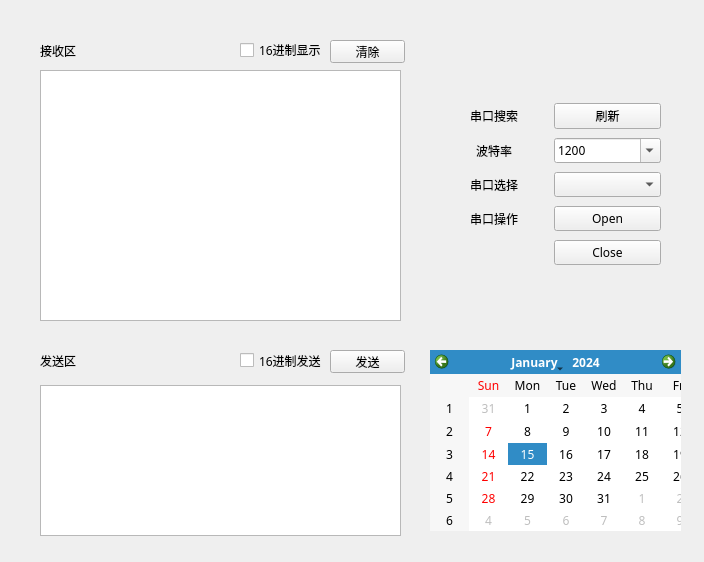
<?xml version="1.0" encoding="UTF-8"?>
<ui version="4.0">
 <class>Form</class>
 <widget class="QWidget" name="Form">
  <property name="windowModality">
   <enum>Qt::NonModal</enum>
  </property>
  <property name="geometry">
   <rect>
    <x>0</x>
    <y>0</y>
    <width>704</width>
    <height>562</height>
   </rect>
  </property>
  <property name="font">
   <font>
    <family>微软雅黑</family>
    <pointsize>9</pointsize>
    <weight>50</weight>
    <bold>false</bold>
   </font>
  </property>
  <property name="cursor">
   <cursorShape>PointingHandCursor</cursorShape>
  </property>
  <property name="mouseTracking">
   <bool>false</bool>
  </property>
  <property name="windowTitle">
   <string>Form</string>
  </property>
  <widget class="QLabel" name="label">
   <property name="geometry">
    <rect>
     <x>40</x>
     <y>40</y>
     <width>71</width>
     <height>21</height>
    </rect>
   </property>
   <property name="text">
    <string>接收区</string>
   </property>
  </widget>
  <widget class="QLabel" name="label_2">
   <property name="geometry">
    <rect>
     <x>40</x>
     <y>355</y>
     <width>54</width>
     <height>12</height>
    </rect>
   </property>
   <property name="text">
    <string>发送区</string>
   </property>
   <property name="textFormat">
    <enum>Qt::AutoText</enum>
   </property>
  </widget>
  <widget class="QPushButton" name="Send_Button">
   <property name="geometry">
    <rect>
     <x>330</x>
     <y>350</y>
     <width>75</width>
     <height>23</height>
    </rect>
   </property>
   <property name="text">
    <string>发送</string>
   </property>
  </widget>
  <widget class="QPushButton" name="ClearButton">
   <property name="geometry">
    <rect>
     <x>330</x>
     <y>40</y>
     <width>75</width>
     <height>23</height>
    </rect>
   </property>
   <property name="text">
    <string>清除</string>
   </property>
  </widget>
  <widget class="QTextEdit" name="textEdit_Recive">
   <property name="geometry">
    <rect>
     <x>40</x>
     <y>70</y>
     <width>361</width>
     <height>251</height>
    </rect>
   </property>
   <property name="html">
    <string>&lt;!DOCTYPE HTML PUBLIC &quot;-//W3C//DTD HTML 4.0//EN&quot; &quot;http://www.w3.org/TR/REC-html40/strict.dtd&quot;&gt;
&lt;html&gt;&lt;head&gt;&lt;meta name=&quot;qrichtext&quot; content=&quot;1&quot; /&gt;&lt;style type=&quot;text/css&quot;&gt;
p, li { white-space: pre-wrap; }
&lt;/style&gt;&lt;/head&gt;&lt;body style=&quot; font-family:'微软雅黑'; font-size:9pt; font-weight:400; font-style:normal;&quot;&gt;
&lt;p style=&quot;-qt-paragraph-type:empty; margin-top:0px; margin-bottom:0px; margin-left:0px; margin-right:0px; -qt-block-indent:0; text-indent:0px; font-family:'SimSun';&quot;&gt;&lt;br /&gt;&lt;/p&gt;&lt;/body&gt;&lt;/html&gt;</string>
   </property>
  </widget>
  <widget class="QTextEdit" name="textEdit_Send">
   <property name="geometry">
    <rect>
     <x>40</x>
     <y>385</y>
     <width>361</width>
     <height>151</height>
    </rect>
   </property>
  </widget>
  <widget class="QWidget" name="gridLayoutWidget">
   <property name="geometry">
    <rect>
     <x>440</x>
     <y>100</y>
     <width>221</width>
     <height>171</height>
    </rect>
   </property>
   <layout class="QGridLayout" name="gridLayout">
    <item row="1" column="0">
     <widget class="QLabel" name="Com_Baud_Label">
      <property name="text">
       <string>波特率</string>
      </property>
      <property name="alignment">
       <set>Qt::AlignCenter</set>
      </property>
     </widget>
    </item>
    <item row="4" column="1">
     <widget class="QPushButton" name="Com_Close_Button">
      <property name="text">
       <string>Close</string>
      </property>
      <property name="default">
       <bool>false</bool>
      </property>
     </widget>
    </item>
    <item row="2" column="0">
     <widget class="QLabel" name="Com_Name_Label">
      <property name="text">
       <string>串口选择</string>
      </property>
      <property name="alignment">
       <set>Qt::AlignCenter</set>
      </property>
     </widget>
    </item>
    <item row="2" column="1">
     <widget class="QComboBox" name="Com_Name_Combo"/>
    </item>
    <item row="0" column="0">
     <widget class="QLabel" name="Com_Refresh_Label">
      <property name="text">
       <string>串口搜索</string>
      </property>
      <property name="alignment">
       <set>Qt::AlignCenter</set>
      </property>
     </widget>
    </item>
    <item row="0" column="1">
     <widget class="QPushButton" name="Com_Refresh_Button">
      <property name="text">
       <string>刷新</string>
      </property>
     </widget>
    </item>
    <item row="3" column="0">
     <widget class="QLabel" name="Com_State_Label">
      <property name="text">
       <string>串口操作</string>
      </property>
      <property name="alignment">
       <set>Qt::AlignCenter</set>
      </property>
     </widget>
    </item>
    <item row="1" column="1">
     <widget class="QComboBox" name="Com_Baud_Combo">
      <property name="editable">
       <bool>true</bool>
      </property>
      <property name="currentText">
       <string>1200</string>
      </property>
      <property name="duplicatesEnabled">
       <bool>false</bool>
      </property>
      <property name="modelColumn">
       <number>0</number>
      </property>
      <item>
       <property name="text">
        <string>1200</string>
       </property>
      </item>
      <item>
       <property name="text">
        <string>2400</string>
       </property>
      </item>
      <item>
       <property name="text">
        <string>4800</string>
       </property>
      </item>
      <item>
       <property name="text">
        <string>9600</string>
       </property>
      </item>
      <item>
       <property name="text">
        <string>14400</string>
       </property>
      </item>
      <item>
       <property name="text">
        <string>19200</string>
       </property>
      </item>
      <item>
       <property name="text">
        <string>38400</string>
       </property>
      </item>
      <item>
       <property name="text">
        <string>43000</string>
       </property>
      </item>
      <item>
       <property name="text">
        <string>57600</string>
       </property>
      </item>
      <item>
       <property name="text">
        <string>76800</string>
       </property>
      </item>
      <item>
       <property name="text">
        <string>115200</string>
       </property>
      </item>
      <item>
       <property name="text">
        <string>128000</string>
       </property>
      </item>
      <item>
       <property name="text">
        <string>230400</string>
       </property>
      </item>
      <item>
       <property name="text">
        <string>256000</string>
       </property>
      </item>
      <item>
       <property name="text">
        <string>460800</string>
       </property>
      </item>
      <item>
       <property name="text">
        <string>921600</string>
       </property>
      </item>
      <item>
       <property name="text">
        <string>1382400</string>
       </property>
      </item>
     </widget>
    </item>
    <item row="3" column="1">
     <widget class="QPushButton" name="Com_Open_Button">
      <property name="text">
       <string>Open</string>
      </property>
     </widget>
    </item>
    <item row="4" column="0">
     <widget class="QLabel" name="Com_isOpenOrNot_Label">
      <property name="text">
       <string/>
      </property>
      <property name="alignment">
       <set>Qt::AlignCenter</set>
      </property>
     </widget>
    </item>
   </layout>
  </widget>
  <widget class="QCheckBox" name="hexSending_checkBox">
   <property name="geometry">
    <rect>
     <x>240</x>
     <y>345</y>
     <width>91</width>
     <height>31</height>
    </rect>
   </property>
   <property name="text">
    <string>16进制发送</string>
   </property>
  </widget>
  <widget class="QCheckBox" name="hexShowing_checkBox">
   <property name="geometry">
    <rect>
     <x>240</x>
     <y>40</y>
     <width>81</width>
     <height>20</height>
    </rect>
   </property>
   <property name="text">
    <string>16进制显示</string>
   </property>
  </widget>
  <widget class="QCalendarWidget" name="calendarWidget">
   <property name="geometry">
    <rect>
     <x>430</x>
     <y>350</y>
     <width>251</width>
     <height>181</height>
    </rect>
   </property>
   <property name="firstDayOfWeek">
    <enum>Qt::Sunday</enum>
   </property>
   <property name="horizontalHeaderFormat">
    <enum>QCalendarWidget::ShortDayNames</enum>
   </property>
   <property name="verticalHeaderFormat">
    <enum>QCalendarWidget::ISOWeekNumbers</enum>
   </property>
  </widget>
 </widget>
 <resources/>
 <connections>
  <connection>
   <sender>ClearButton</sender>
   <signal>clicked()</signal>
   <receiver>textEdit_Recive</receiver>
   <slot>clear()</slot>
   <hints>
    <hint type="sourcelabel">
     <x>367</x>
     <y>51</y>
    </hint>
    <hint type="destinationlabel">
     <x>368</x>
     <y>79</y>
    </hint>
   </hints>
  </connection>
 </connections>
</ui>
